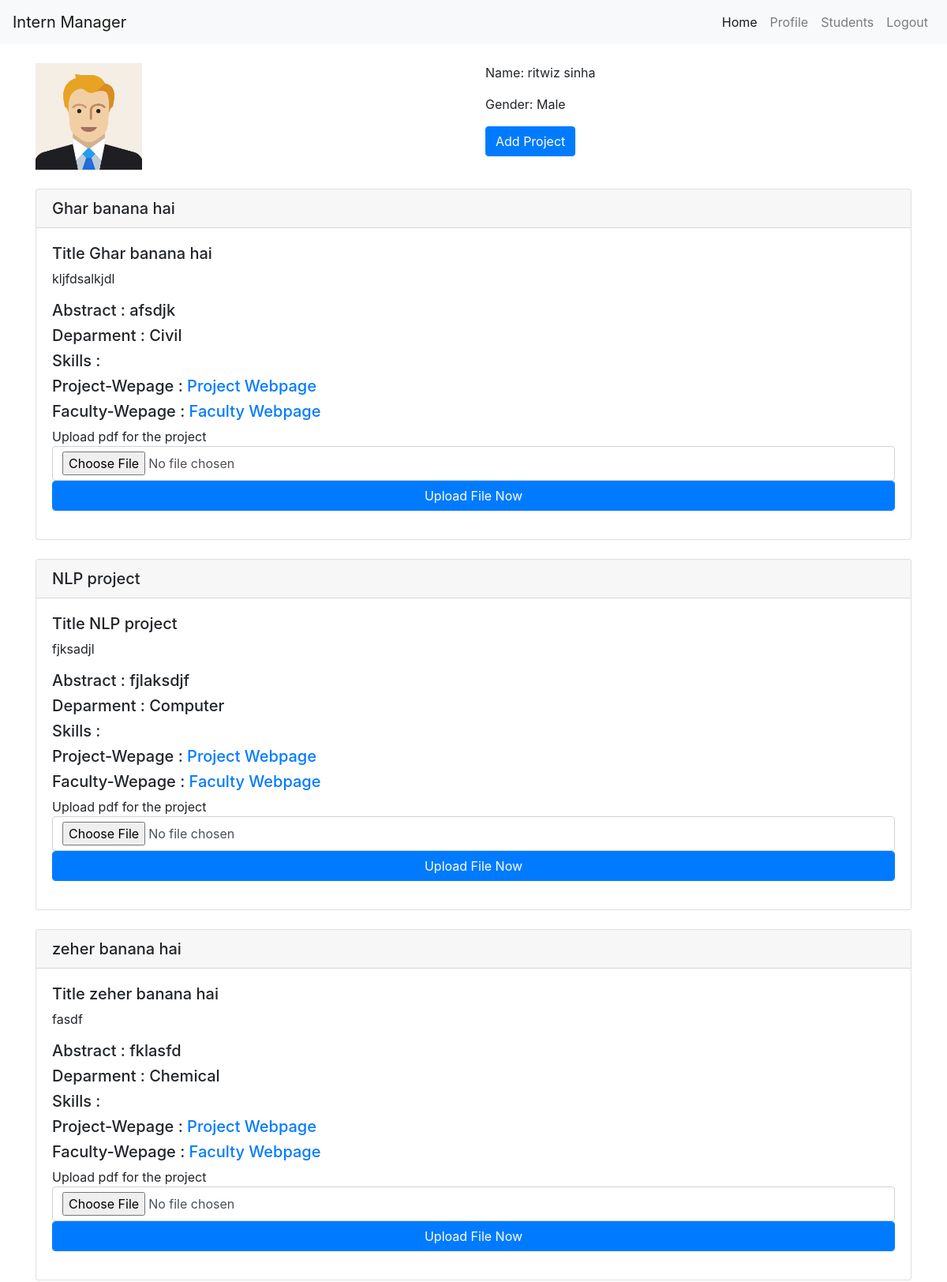
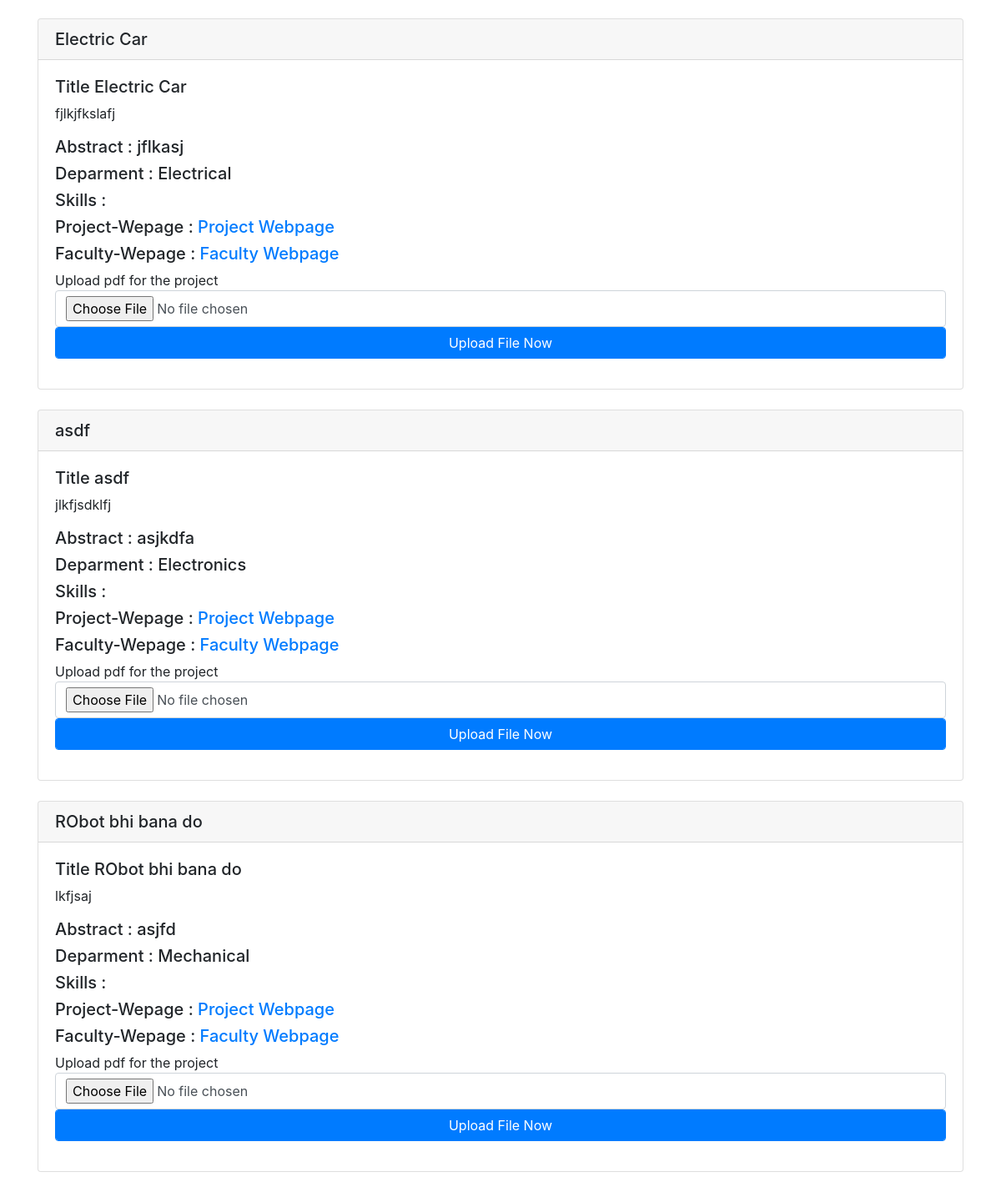
The page /prof_profile.php (signed in) on the database its author committed (2 pictures, top to bottom).
### tables this page shows
CREATE TABLE `users` (
  `id` int(11) NOT NULL,
  `first_name` varchar(255) NOT NULL,
  `last_name` varchar(255) NOT NULL,
  `type` varchar(10) NOT NULL,
  `gender` varchar(10) NOT NULL,
  `email` varchar(255) NOT NULL,
  `password` varchar(900) NOT NULL,
  `validation_code` varchar(900) NOT NULL,
  `active` varchar(10) NOT NULL,
  `date_created` timestamp NOT NULL DEFAULT CURRENT_TIMESTAMP
);

CREATE TABLE `projects` (
  `id` int(11) NOT NULL,
  `prof_id` int(11) NOT NULL,
  `title` varchar(200) NOT NULL,
  `abstract` text NOT NULL,
  `description` text NOT NULL,
  `department` varchar(100) NOT NULL,
  `skills` varchar(100) NOT NULL,
  `project_webpage` varchar(100) NOT NULL,
  `faculty_webpage` varchar(100) NOT NULL,
  `pdf_loc` varchar(100) NOT NULL
);

### functions/functions.php (called while the page is built, shortened)
<?php
function logged_in()
{
    if (isset($_SESSION['email']) || isset($_COOKIE['email'])) {
        return true;
    } else {
        return false;
    }
}

### functions/business_logic.php (called while the page is built, shortened)
<?php
function getUserDetails($email)
{
    $sql = "SELECT * FROM users WHERE email = '$email'";
    $result = query($sql);
    $row = fetch_array($result);
    return $row;
}
function getProfProjects($id)
{
    $sql = "SELECT * FROM projects WHERE prof_id = $id";
    $result = query($sql);
    $data = array();
    while ($row = mysqli_fetch_array($result)) {
        $data[] = $row;
    }
    return $data;
}

### functions/db.php (called while the page is built, shortened)
<?php
$con = mysqli_connect('localhost', 'root', '', 'intern_manager');
function query($query)
{
    global $con;
    return mysqli_query($con, $query);
}

### prof_profile.php (the view, shortened to what this page needs)
<?php include('includes/header.php') ?>
<?php include('includes/nav.php') ?>
<?php
$row = getUserDetails($_SESSION['email']);
$projects = getProfProjects($_SESSION['id']);
?>
<div class="container">
	<br />
	<div class="row">
		<div class="col">
			<?php if ($row['gender'] == "Male") { ?>
				<img src="./assets/images/male.png" width="25%" alt="Profile">
			<?php } else { ?>
				<img src="./assets/images/female.png" width="25%" alt="Profile">
			<?php } ?>
		</div>
		<div class="col">
			<p>Name: <?php echo "{$row['first_name']} {$row['last_name']}" ?></p>
			<p>Gender: <?php echo "{$row['gender']}" ?></p>
			<a href="./addproject.php" class="btn btn-medium btn-primary">Add Project</a>
		</div>
	</div>
	<br />
</div>
<div class="container">
	<?php foreach ($projects as $project) { ?>
		<div class="card">
			<h5 class="card-header"><?php echo $project['title'] ?></h5>
			<div class="card-body">
				<h5>Title  <?php echo $project['title']  ?></h5>
				<p class="card-text"><?php echo $project['description'] ?></p>
				<h5>Abstract :  <?php echo $project['abstract']; ?></h5>
				<h5>Deparment : <?php echo $project['department'] ;?></h5>
				<h5>Skills : <?php $project['skills'] ?></h5>
				<h5>Project-Wepage : <a href=<?php echo $project['project_webpage'] ?>>Project Webpage</a></h5>
				<h5>	Faculty-Wepage : <a href=<?php echo $project['faculty_webpage'] ?>>Faculty Webpage</a></h5>
				<form action="" method="post" enctype="multipart/form-data">
				<div class="form-group">
					Upload pdf for the project
					<input type="file" name="myfile" id="fileToUpload" class="form-control">
					<input type="submit" name="submitPDF" value="Upload File Now" class="form-control btn btn-primary">
				</div>
			</form>
			</div>
		</div>
		<br />
	<?php } ?>
</div>
<?php include('includes/footer.php') ?>

### includes/header.php (shortened to what this page needs)
<!DOCTYPE html>
<html lang="en">
<head>
	<link rel="stylesheet" href="https://maxcdn.bootstrapcdn.com/bootstrap/4.0.0/css/bootstrap.min.css">
	<link rel="stylesheet" href="css/styles.css">
</head>
<body>

### includes/nav.php (shortened to what this page needs)
<nav class="navbar navbar-expand-lg navbar-light bg-light">
  <a class="navbar-brand" href="index.php">Intern Manager</a>
  <div class="collapse navbar-collapse" id="navbarSupportedContent">
    <ul class="navbar-nav ml-auto">
      <li class="nav-item active"><a class="nav-link" href="index.php">Home <span class="sr-only">(current)</span></a></li>
      <?php if (logged_in()) : ?>
        <?php if ($_SESSION['type'] == 1) : ?>
          <li class='nav-item'><a class='nav-link' href='prof_profile.php'>Profile</a></li>
          <li class='nav-item'><a class='nav-link' href='appliedStudents.php'>Students</a></li>
        <?php else : ?>
          <li class='nav-item'><a class='nav-link' href='student_profile.php'>Profile</a></li>
        <?php endif; ?>
        <li class="nav-item"><a class="nav-link" href="logout.php">Logout</a></li>
      <?php else : ?>
        <li class="nav-item"><a class="nav-link" href="register.php">Register</a></li>
        <li class="nav-item"><a class="nav-link" href="login.php">Login</a></li>
      <?php endif; ?>
    </ul>
  </div>
</nav>

### includes/footer.php (shortened to what this page needs)
</body>
</html>

### rows shown on the page
users: first_name "ritwiz", last_name "sinha", gender "Male"
projects: title "Ghar banana hai", description "kljfdsalkjdl", abstract "afsdjk", department "Civil"
projects: title "NLP project", description "fjksadjl", abstract "fjlaksdjf", department "Computer"
projects: title "zeher banana hai", description "fasdf", abstract "fklasfd", department "Chemical"
projects: title "Electric Car", description "fjlkjfkslafj", abstract "jflkasj", department "Electrical"
projects: title "asdf", description "jlkfjsdklfj", abstract "asjkdfa", department "Electronics"
projects: title "RObot bhi bana do", description "lkfjsaj", abstract "asjfd", department "Mechanical"
